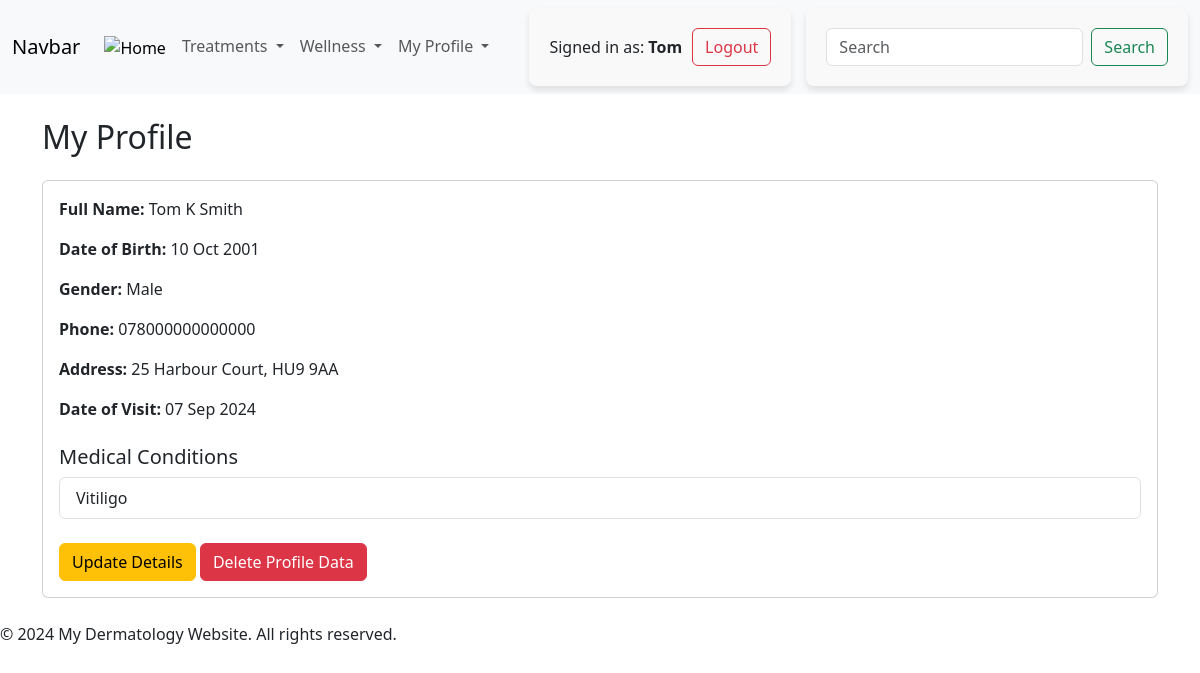
The page /my-details/ (signed in) on the database as committed earlier.
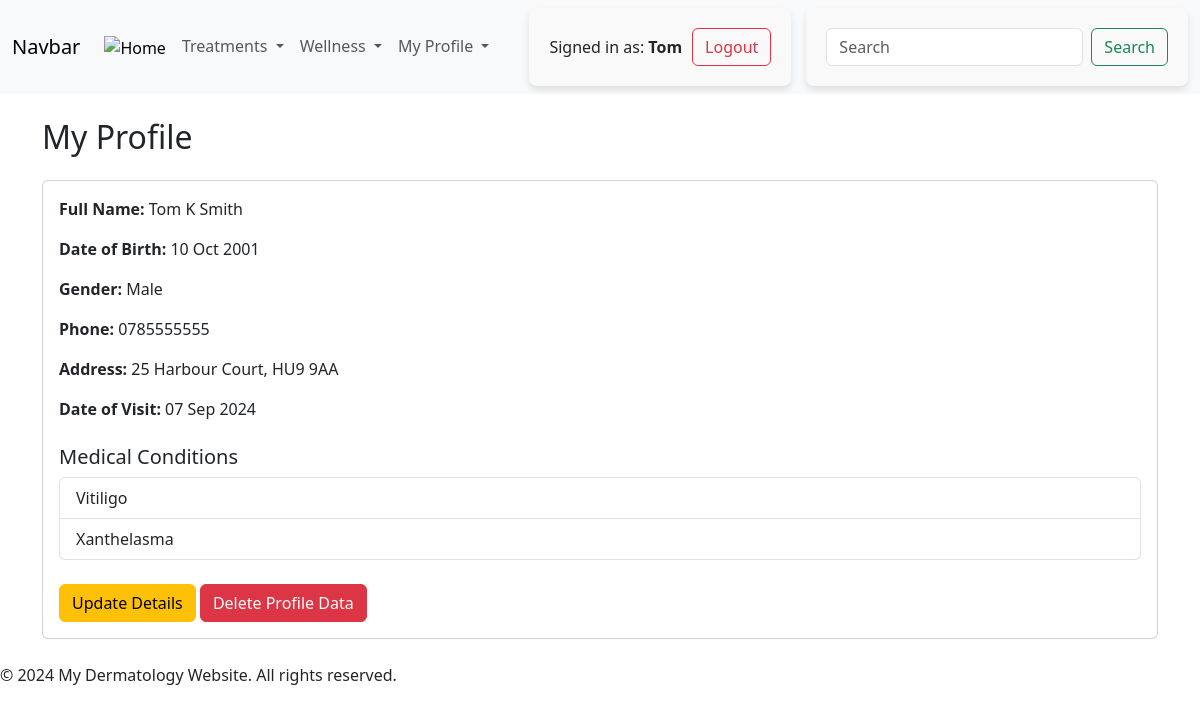
The same page on the database as committed later.
### client/models.py (models this page shows, shortened)
class Patient(models.Model):
    user = models.OneToOneField(User, on_delete=models.CASCADE)
    first_name = models.CharField(max_length=50)
    middle_name = models.CharField(max_length=50, blank=True, null=True)
    last_name = models.CharField(max_length=50)
    date_of_birth = models.DateField(null=True, blank=True)
    GENDER_CHOICES = [
        ('M', 'Male'),
        ('F', 'Female'),
    ]
    gender = models.CharField(max_length=1, choices=GENDER_CHOICES)
    phone = models.CharField(max_length=15)
    house_number = models.CharField(max_length=10)
    street_name = models.CharField(max_length=100)
    post_code = models.CharField(max_length=10)
    medical_conditions = models.ManyToManyField(MedicalCondition, blank=True)
    date_of_visit = models.DateField(auto_now_add=True)

class MedicalCondition(models.Model):
    condition_name = models.CharField(max_length=100)

### client/views.py (the view)
# urls.py: path('my-details/', views.my_details, name='my_details'),
@login_required
def my_details(request):
    patient_qs = Patient.objects.filter(user=request.user)
    if not patient_qs.exists():
        return redirect('register_patient')
    patient = patient_qs.prefetch_related('medical_conditions').first()
    context = {
        'patient': patient,
        'medical_conditions': patient.medical_conditions.all(),
    }
    return render(request, 'client/my_details.html', context)

### client/templates/client/my_details.html
{% extends 'base.html' %}
{% block content %}
<div class="container">
  <h2 class="mt-4">My Profile</h2>
  {% if patient %}
  <div class="card mt-4 mb-4">
    <div class="card-body">
      <p>
        <strong>Full Name:</strong>
        {{ patient.first_name }}
        {% if patient.middle_name %} {{ patient.middle_name }} {% endif %}
        {{ patient.last_name }}
      </p>
      <p><strong>Date of Birth:</strong> {{ patient.date_of_birth|date:"d M Y" }}</p>
      <p><strong>Gender:</strong> {{ patient.get_gender_display }}</p>
      <p><strong>Phone:</strong> {{ patient.phone }}</p>
      <p>
        <strong>Address:</strong>
        {{ patient.house_number }} {{ patient.street_name }}, {{ patient.post_code }}
      </p>
      <p><strong>Date of Visit:</strong> {{ patient.date_of_visit|date:"d M Y" }}</p>
      <h5 class="mt-4">Medical Conditions</h5>
      <ul class="list-group mt-2">
        {% for condition in medical_conditions %}
        <li class="list-group-item">{{ condition.condition_name }}</li>
        {% empty %}
        <li class="list-group-item">No medical conditions listed.</li>
        {% endfor %}
      </ul>
      <div class="mt-4">
        <a href="{% url 'update_patient' patient.id %}" class="btn btn-warning">Update Details</a>
        <a href="{% url 'delete_patient' patient.id %}" class="btn btn-danger">Delete Profile Data</a>
      </div>
    </div>
  </div>
  {% else %}
  <div class="alert alert-warning mt-4">
    No patient details found. Please register as a patient.
  </div>
  <a href="{% url 'register_patient' %}" class="btn btn-primary">Register</a>
  {% endif %}
</div>
{% endblock %}

### templates/base.html (shortened to what this page needs)
{% load static %}
<!DOCTYPE html>
<html lang="en">
  <head>
    <link
      href="https://cdn.jsdelivr.net/npm/bootstrap@5.3.3/dist/css/bootstrap.min.css"
      rel="stylesheet"
    />
    <link rel="stylesheet" href="{% static 'css\style.css' %}" />
  </head>
  <body>
    <header>
      <nav class="navbar navbar-expand-lg bg-body-tertiary">
        <div class="container-fluid">
          <a class="navbar-brand" href="#">Navbar</a>
          <div class="collapse navbar-collapse" id="navbarSupportedContent">
            <ul class="navbar-nav me-auto mb-2 mb-lg-0">
              <li class="nav-item">
                <a
                  class="nav-link active"
                  aria-current="page"
                  href="{% url 'home' %}"
                >
                  <img
                    src="{% static 'images/home_button.png' %}"
                    alt="Home"
                    style="height: 24px; width: 24px"
                  />
                </a>
              </li>
              <li class="nav-item dropdown">
                <a
                  class="nav-link dropdown-toggle"
                  href="#"
                  role="button"
                  data-bs-toggle="dropdown"
                  aria-expanded="false"
                >
                  Treatments
                </a>
              </li>
              <li class="nav-item dropdown">
                <a
                  class="nav-link dropdown-toggle"
                  href="#"
                  role="button"
                  data-bs-toggle="dropdown"
                  aria-expanded="false"
                >
                  Wellness
                </a>
              </li>
              <li class="nav-item dropdown">
                <a
                  class="nav-link dropdown-toggle"
                  href="#"
                  role="button"
                  data-bs-toggle="dropdown"
                  aria-expanded="false"
                >
                  My Profile
                </a>
              </li>
            </ul>
            <ul class="navbar-nav ms-auto mb-2 mb-lg-0">
              {% if user.is_authenticated %}
              <li class="nav-item">
                <form method="POST" action="{% url 'logout' %}">
                  <div class="user-info-container">
                    <div>
                      <p>Signed in as: <strong>{{ user.username }}</strong></p>
                    </div>
                    <button class="btn btn-outline-danger" type="submit">
                      Logout
                    </button>
                  </div>
                </form>
              </li>
              {% endif %}
            </ul>
            <form class="d-flex search-box" role="search">
              <input
                class="form-control me-2"
                type="search"
                placeholder="Search"
                aria-label="Search"
              />
              <button class="btn btn-outline-success" type="submit">
                Search
              </button>
            </form>
          </div>
        </div>
      </nav>
    </header>
    <main>{% block content %} {% endblock %}</main>
    <footer>
      <p>&copy; 2024 My Dermatology Website. All rights reserved.</p>
    </footer>
  </body>
</html>

### static/css/style.css (style rules this page uses)
form { background-color: #f9f9f9; padding: 20px; border-radius: 8px; box-shadow: 0 4px 6px rgba(0, 0, 0, 0.1); }
button { background-color: #007bff; border: none; border-radius: 4px; }
.user-info-container { display: flex; align-items: center; gap: 10px; }
.user-info-container div { display: flex; align-items: center; }
.user-info-container p { border: 0; margin: 0; }
.search-box { margin-left: 15px; }

Rows that differ between the two databases and show on the page:
changed Patient "Tom": phone "078000000000000" → "0785555555"
now on this page (row unchanged): MedicalCondition: condition_name "Xanthelasma"
